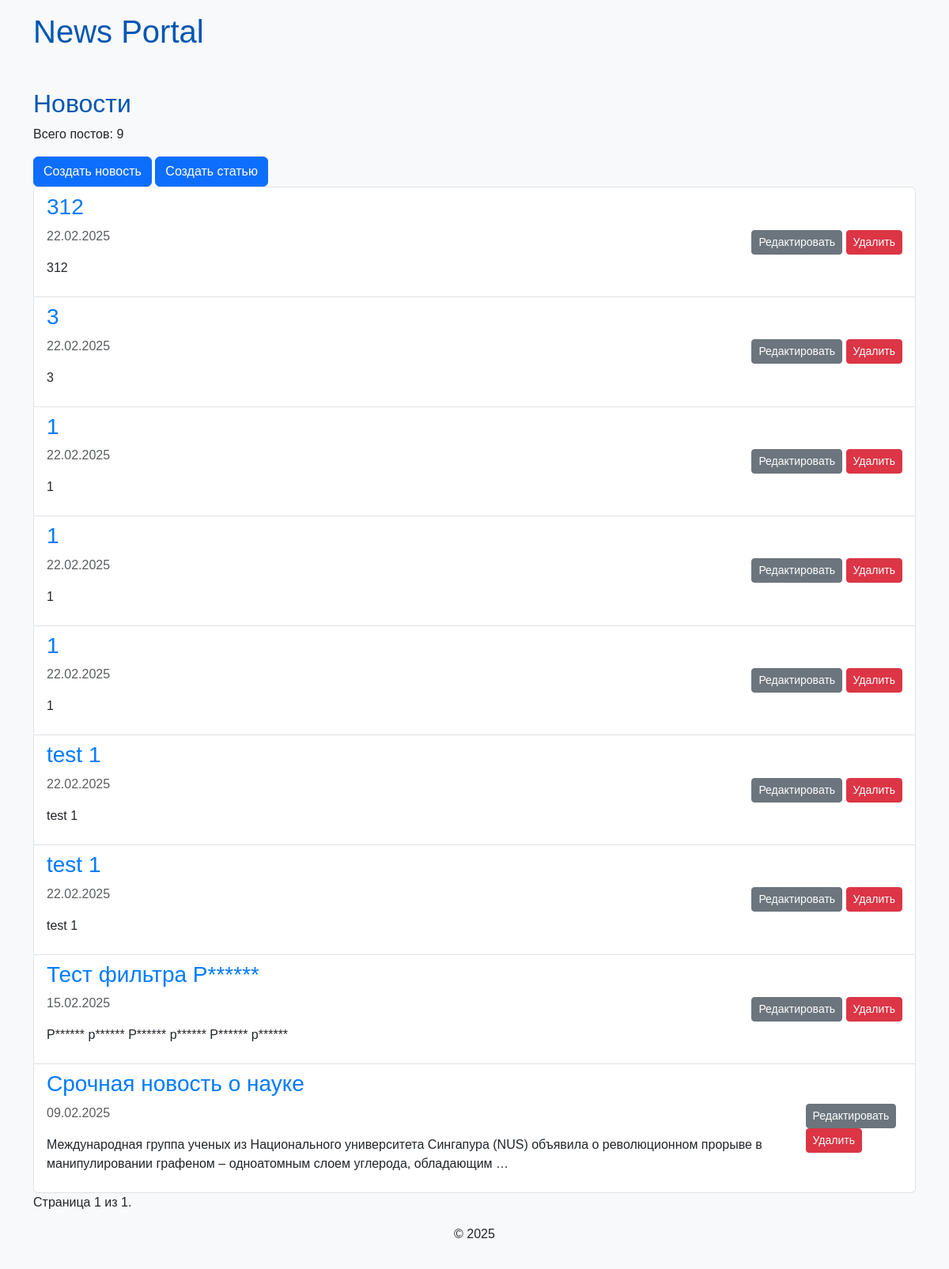
Before: / with the older database file.
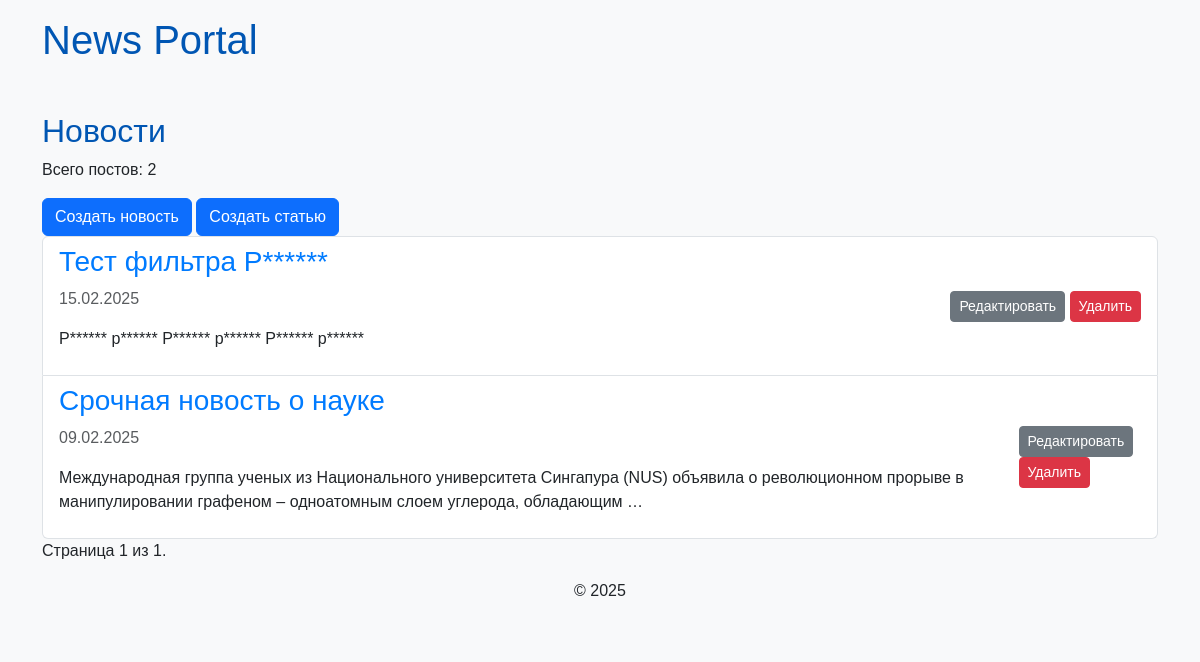
After: the same page with the newer database file.
### news/models.py (models this page shows, shortened)
class Post(models.Model):
    ARTICLE = 'AR'
    NEWS = 'NW'
    POST_TYPES = [
        (ARTICLE, 'Статья'),
        (NEWS, 'Новость'),
    ]
    author = models.ForeignKey(Author, on_delete=models.CASCADE)
    post_type = models.CharField(max_length=2, choices=POST_TYPES, default=NEWS)
    date_created = models.DateTimeField(auto_now_add=True)
    categories = models.ManyToManyField(Category, through='PostCategory')
    title = models.CharField(max_length=255)
    text = models.TextField()
    rating = models.IntegerField(default=0)

### news/views.py (the view)
# urls.py: path('', views.PostList.as_view(), name='post_list'),
class PostList(ListView):
    model = Post
    ordering = '-date_created'
    template_name = 'news/post_list.html'  # Убедитесь, что этот шаблон существует
    context_object_name = 'posts'
    paginate_by = 10
    def get_queryset(self):
        queryset = super().get_queryset()
        self.post_type = self.request.GET.get('post_type', 'NW')  # NW как default
        if self.post_type not in ['NW', 'AR']:
            self.post_type = 'NW'  # Validation
        queryset = queryset.filter(post_type=self.post_type)
        return queryset
    def get_context_data(self, **kwargs):
        context = super().get_context_data(**kwargs)
        context['post_type'] = self.post_type
        context['is_news'] = self.post_type == 'NW'
        context['is_article'] = self.post_type == 'AR'
        return context

### news/templatetags/custom_filters.py (called while the page is built)
@register.filter(name='censor')
def censor(value):
    if not isinstance(value, str):
        raise ValueError("Фильтр censor может быть применен только к строкам.")
    words = value.split()
    censored_text = []
    for word in words:
        if word in censored_words:
            censored_word = word[0] + '*' * (len(word) - 1)
            censored_text.append(censored_word)
        else:
            censored_text.append(word)
    return ' '.join(censored_text)

### templates/news/post_list.html (shortened to what this page needs)
{% extends 'default.html' %}
{% load custom_filters %}
{% block content %}
    <h2>{% if is_news %}Новости{% else %}Статьи{% endif %}</h2>
    <p>Всего постов: {{ page_obj.paginator.count }}</p>
    <a href="{% url 'news_create' %}" class="btn btn-primary">Создать новость</a>
    <a href="{% url 'articles_create' %}" class="btn btn-primary">Создать статью</a>
    <ul class="list-group">
        {% for post in posts %}
            <li class="list-group-item d-flex justify-content-between align-items-center">
                <div>
                    <h3><a href="{% url 'news_detail' news_id=post.pk %}">{{ post.title|censor }}</a></h3>
                    <p class="text-muted">{{ post.date_created|date:"d.m.Y" }}</p>
                    <p>{{ post.text|censor|truncatewords:20 }}</p>
                </div>
                <div>
                    <a href="{% url 'news_edit' pk=post.pk %}" class="btn btn-sm btn-secondary">Редактировать</a>
                    <a href="{% url 'news_delete' pk=post.pk %}" class="btn btn-sm btn-danger">Удалить</a>
                </div>
            </li>
        {% endfor %}
    </ul>
    <div class="pagination">
        <span class="step-links">
            <span class="current">
                Страница {{ page_obj.number }} из {{ page_obj.paginator.num_pages }}.
            </span>
        </span>
    </div>
{% endblock %}

Changed rows visible on the page:
removed Post: title|censor "312", date_created "22.02.2025", text|censor "312"
removed Post: title|censor "3", date_created "22.02.2025", text|censor "3"
removed Post: title|censor "1", date_created "22.02.2025", text|censor "1"
removed Post: title|censor "1", date_created "22.02.2025", text|censor "1"
removed Post: title|censor "1", date_created "22.02.2025", text|censor "1"
removed Post: title|censor "test 1", date_created "22.02.2025", text|censor "test 1"
removed Post: title|censor "test 1", date_created "22.02.2025", text|censor "test 1"
Other visible differences:
{{ page_obj.paginator.count }}: "9" → "2"
